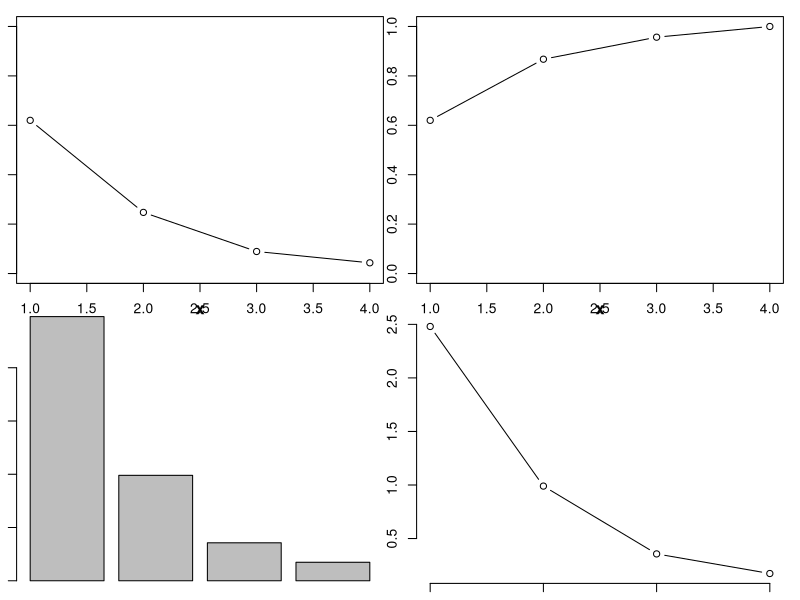
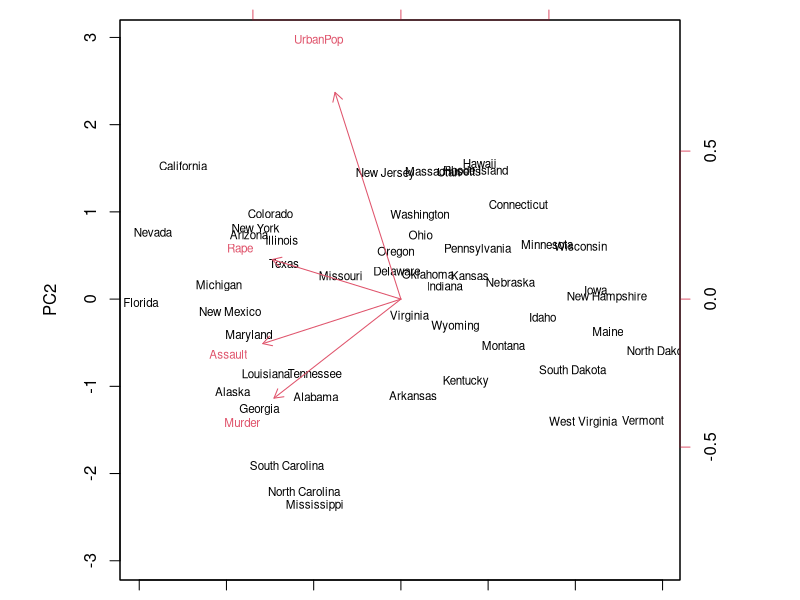

Write the R code that produced these figures, in order.
pcaCharts <- function(x) {
  x.var <- x$sdev ^ 2
  x.pvar <- x.var/sum(x.var)
  print("proportions of variance:")
  print(x.pvar)
  
  par(mfrow=c(2,2), mar=c(1, 1, 1, 1))  # Adjust the margins here
  plot(x.pvar, xlab="Principal component", ylab="Proportion of variance explained", ylim=c(0,1), type='b')
  plot(cumsum(x.pvar), xlab="Principal component", ylab="Cumulative Proportion of variance explained", ylim=c(0,1), type='b')
  screeplot(x)
  screeplot(x, type="l")
  par(mfrow=c(1,1))
}

data("USArrests")
rawdf <- na.omit(USArrests)

names(rawdf)=c("Murder","Assault", "Rape", "UrbanPop")
print(head(rawdf))

arrests.pca <- prcomp(scale(USArrests),center = TRUE)
#Checking output of pca. prcomp function returns standard deviation (sdev), rotation and loadings.
print("---")
cat("Output of PCA:")
print(names(arrests.pca))
print("---")
cat("PCA:")
print(arrests.pca)

print("---")
cat("Summary:")
print(summary(arrests.pca))

pcaCharts(arrests.pca)
biplot(arrests.pca,scale=0, cex=.7)
